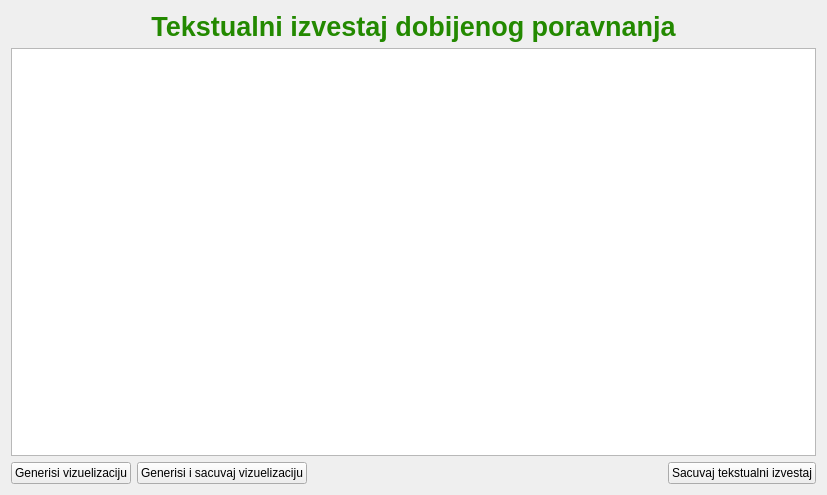
<?xml version="1.0" encoding="UTF-8"?>
<ui version="4.0">
 <class>Form</class>
 <widget class="QWidget" name="Form">
  <property name="geometry">
   <rect>
    <x>0</x>
    <y>0</y>
    <width>827</width>
    <height>495</height>
   </rect>
  </property>
  <property name="palette">
   <palette>
    <active>
     <colorrole role="WindowText">
      <brush brushstyle="SolidPattern">
       <color alpha="255">
        <red>35</red>
        <green>137</green>
        <blue>0</blue>
       </color>
      </brush>
     </colorrole>
    </active>
    <inactive>
     <colorrole role="WindowText">
      <brush brushstyle="SolidPattern">
       <color alpha="255">
        <red>35</red>
        <green>137</green>
        <blue>0</blue>
       </color>
      </brush>
     </colorrole>
    </inactive>
    <disabled/>
   </palette>
  </property>
  <property name="windowTitle">
   <string>Form</string>
  </property>
  <layout class="QVBoxLayout" name="verticalLayout">
   <item>
    <widget class="QLabel" name="label">
     <property name="font">
      <font>
       <pointsize>20</pointsize>
       <bold>true</bold>
      </font>
     </property>
     <property name="text">
      <string>Tekstualni izvestaj dobijenog poravnanja</string>
     </property>
     <property name="alignment">
      <set>Qt::AlignCenter</set>
     </property>
    </widget>
   </item>
   <item>
    <widget class="QListWidget" name="list_Izvestaj"/>
   </item>
   <item>
    <layout class="QHBoxLayout" name="horizontalLayout">
     <item>
      <widget class="QPushButton" name="pb_sacuvaj_vizuelizaciju">
       <property name="text">
        <string>Generisi vizuelizaciju</string>
       </property>
      </widget>
     </item>
     <item>
      <widget class="QPushButton" name="pb_sacuvaj_tekst">
       <property name="text">
        <string>Generisi i sacuvaj vizuelizaciju</string>
       </property>
      </widget>
     </item>
     <item>
      <spacer name="horizontalSpacer">
       <property name="orientation">
        <enum>Qt::Horizontal</enum>
       </property>
       <property name="sizeHint" stdset="0">
        <size>
         <width>40</width>
         <height>20</height>
        </size>
       </property>
      </spacer>
     </item>
     <item>
      <widget class="QPushButton" name="pb_vizuelizacija">
       <property name="text">
        <string>Sacuvaj tekstualni izvestaj</string>
       </property>
      </widget>
     </item>
    </layout>
   </item>
  </layout>
 </widget>
 <resources/>
 <connections/>
</ui>
